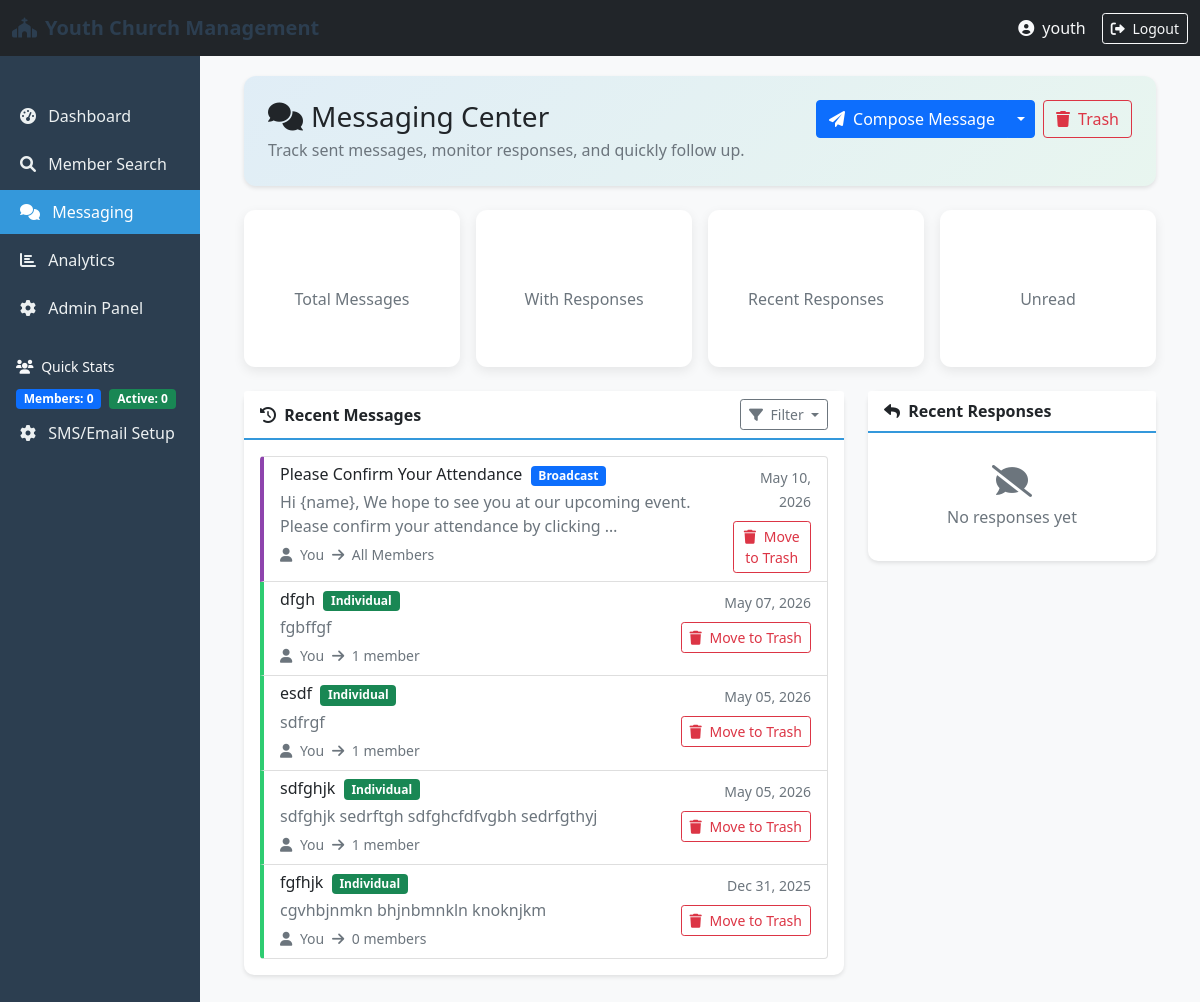
The app's page /portal/messaging/ (signed in) with its own data.
### messaging/models.py (models this page shows, shortened)
class Message(models.Model):
    MESSAGE_TYPE_CHOICES = [
        ('broadcast', 'Broadcast to All'),
        ('group', 'Group Message'),
        ('individual', 'Individual Message'),
    ]
    id = models.UUIDField(primary_key=True, default=uuid.uuid4, editable=False)
    sender = models.ForeignKey(User, on_delete=models.CASCADE, related_name='sent_messages')
    message_type = models.CharField(max_length=20, choices=MESSAGE_TYPE_CHOICES, default='broadcast')
    subject = models.CharField(max_length=200)
    content = models.TextField()
    allow_member_replies = models.BooleanField(default=False)
    reply_token = models.UUIDField(default=uuid.uuid4, editable=False)
    recipients = models.ManyToManyField(Member, related_name='received_messages', blank=True)
    is_broadcast = models.BooleanField(default=False)
    is_sent = models.BooleanField(default=False)
    is_delivered = models.BooleanField(default=False)
    created_at = models.DateTimeField(auto_now_add=True)
    scheduled_for = models.DateTimeField(null=True, blank=True)
    sent_at = models.DateTimeField(null=True, blank=True)
    sms_sent = models.BooleanField(default=False)
    whatsapp_sent = models.BooleanField(default=False)
    is_deleted = models.BooleanField(default=False)
    deleted_at = models.DateTimeField(null=True, blank=True)
    class Meta:
        ordering = ['-created_at']

### portal/views.py (the view)
# urls.py: path('messaging/', views.messaging_dashboard, name='messaging_dashboard'),
@staff_member_required
def messaging_dashboard(request):
    from messaging.models import MessageTemplate, MessageResponse
    sent_messages = Message.objects.filter(is_deleted=False).order_by('-created_at')
    messages_with_responses = Message.objects.filter(
        responses__is_deleted=False,
        is_deleted=False,
    ).distinct().order_by('-created_at')
    recent_responses = MessageResponse.objects.filter(
        is_deleted=False
    ).select_related('respondent', 'message').order_by('-created_at')[:10]
    unread_responses = MessageResponse.objects.filter(
        is_deleted=False,
        admin_reply='',
    ).count()
    templates = MessageTemplate.objects.filter(
        is_active=True).order_by('-updated_at')
    context = {
        'sent_messages': sent_messages,
        'total_messages_count': sent_messages.count(),
        'messages_with_responses_count': messages_with_responses.count(),
        'recent_responses': recent_responses,
        'recent_responses_count': recent_responses.count(),
        'unread_responses_count': unread_responses,
        'templates': templates,
        'templates_count': templates.count(),
    }
    return render(request, 'portal/messaging_dashboard.html', context)

### templates/portal/messaging_dashboard.html (shortened to what this page needs)
{% extends 'base.html' %}
{% block content %}
<div class="messaging-page">
    <div class="card header-card mb-4">
        <div class="card-body p-4">
            <div class="d-flex justify-content-between flex-wrap align-items-start gap-3">
                <div>
                    <h1 class="h3 mb-1"><i class="fas fa-comments me-2"></i>Messaging Center</h1>
                    <p class="text-muted mb-0">Track sent messages, monitor responses, and quickly follow up.</p>
                </div>
                <div class="btn-toolbar mb-0 gap-2">
                    <div class="btn-group" role="group">
                        <a href="{% url 'compose_message' %}" class="btn btn-primary">
                            <i class="fas fa-paper-plane me-1"></i> Compose Message
                        </a>
                        <button class="btn btn-primary dropdown-toggle dropdown-toggle-split" id="templateDropdown" type="button" data-bs-toggle="dropdown" aria-expanded="false">
                        </button>
                    </div>
                    <a href="{% url 'trash_view' %}" class="btn btn-outline-danger">
                        <i class="fas fa-trash me-1"></i> Trash
                    </a>
                </div>
            </div>
        </div>
    </div>
<div class="row g-4">
    <div class="col-12">
        <div class="row g-3">
            <div class="col-6 col-lg-3">
                <div class="card text-center stat-card h-100">
                    <div class="card-body">
                        <h3>{{ total_messages_count }}</h3>
                        <p class="text-muted mb-0">Total Messages</p>
                    </div>
                </div>
            </div>
            <div class="col-6 col-lg-3">
                <div class="card text-center stat-card h-100">
                    <div class="card-body">
                        <h3>{{ messages_with_responses_count }}</h3>
                        <p class="text-muted mb-0">With Responses</p>
                    </div>
                </div>
            </div>
            <div class="col-6 col-lg-3">
                <div class="card text-center stat-card h-100">
                    <div class="card-body">
                        <h3>{{ recent_responses_count }}</h3>
                        <p class="text-muted mb-0">Recent Responses</p>
                    </div>
                </div>
            </div>
            <div class="col-6 col-lg-3">
                <div class="card text-center stat-card h-100">
                    <div class="card-body">
                        <h3>{{ unread_responses_count }}</h3>
                        <p class="text-muted mb-0">Unread</p>
                    </div>
                </div>
            </div>
        </div>
    </div>
    <div class="col-12 col-xl-8">
        <div class="card">
            <div class="card-header d-flex justify-content-between align-items-center">
                <span><i class="fas fa-history me-1"></i> Recent Messages</span>
                <div class="dropdown">
                    <button class="btn btn-outline-secondary btn-sm dropdown-toggle" type="button" data-bs-toggle="dropdown">
                        <i class="fas fa-filter me-1"></i> Filter
                    </button>
                </div>
            </div>
            <div class="card-body">
                {% if sent_messages %}
                <div class="list-group">
                    {% for message in sent_messages|slice:":10" %}
                    <a href="{% url 'message_responses' message.id %}"
                       class="list-group-item list-group-item-action message-card {% if message.is_broadcast %}broadcast{% else %}individual{% endif %}">
                        <div class="d-flex w-100 justify-content-between">
                            <div class="flex-grow-1">
                                <h6 class="mb-1">
                                    {{ message.subject }}
                                    {% if message.is_broadcast %}
                                    <span class="badge bg-primary ms-1">Broadcast</span>
                                    {% else %}
                                    <span class="badge bg-success ms-1">Individual</span>
                                    {% endif %}
                                </h6>
                                <p class="mb-1 text-muted">{{ message.content|truncatechars:100 }}</p>
                                <small class="text-muted">
                                    <i class="fas fa-user me-1"></i> You
                                    <i class="fas fa-arrow-right mx-1"></i>
                                    {% if message.is_broadcast %}
                                    All Members
                                    {% else %}
                                    {{ message.recipients.count }} member{{ message.recipients.count|pluralize }}
                                    {% endif %}
                                </small>
                            </div>
                            <div class="text-end">
                                <div class="mb-2">
                                    <small class="text-muted">{{ message.created_at|date:"M d, Y" }}</small>
                                </div>
                                <div class="mt-2">
                                    <form method="post" action="{% url 'delete_message' message.id %}" onsubmit="return confirm('Move this message to trash?');">
                                        <button type="submit" class="btn btn-sm btn-outline-danger">
                                            <i class="fas fa-trash me-1"></i> Move to Trash
                                        </button>
                                    </form>
                                </div>
                            </div>
                        </div>
                    </a>
                    {% endfor %}
                </div>
                {% endif %}
            </div>
        </div>
    </div>
    <div class="col-12 col-xl-4">
        <div class="card">
            <div class="card-header">
                <i class="fas fa-reply me-1"></i> Recent Responses
            </div>
            <div class="card-body">
                {% if recent_responses %}
                <div class="list-group">
                    {% for response in recent_responses %}
                    <div class="list-group-item">
                        <div class="d-flex align-items-start">
                            {% if response.respondent.photo %}
                            <img src="{{ response.respondent.photo.url }}" class="profile-img-sm me-3">
                            {% else %}
                            <img src="/static/images/default_profile.png" class="profile-img-sm me-3">
                            {% endif %}
                            <div class="flex-grow-1">
                                <h6 class="mb-1">{{ response.respondent.full_name }}</h6>
                                <p class="mb-1 small">{{ response.response_content|truncatechars:50 }}</p>
                                <small class="text-muted d-block">
                                    {% if response.respondent_phone %}
                                    {{ response.respondent_phone }} ·
                                    {% elif response.respondent.phone_number %}
                                    {{ response.respondent.phone_number }} ·
                                    {% endif %}
                                    Re: {{ response.message.subject|truncatechars:30 }}
                                </small>
                            </div>
                            <a href="{% url 'message_responses' response.message.id %}#response-{{ response.id }}"
                               class="btn btn-sm btn-outline-primary">
                                <i class="fas fa-eye"></i>
                            </a>
                            <form method="post" action="{% url 'delete_message_response' response.id %}" class="ms-1" onsubmit="return confirm('Move this response to trash?');">
                                {% csrf_token %}
                                <input type="hidden" name="next" value="{% url 'messaging_dashboard' %}">
                                <button type="submit" class="btn btn-sm btn-outline-danger" title="Move to trash">
                                    <i class="fas fa-trash"></i>
                                </button>
                            </form>
                        </div>
                    </div>
                    {% endfor %}
                </div>
                {% else %}
                <div class="text-center py-3">
                    <i class="fas fa-comment-slash fa-2x text-muted mb-2"></i>
                    <p class="text-muted mb-0">No responses yet</p>
                </div>
                {% endif %}
            </div>
        </div>
    </div>
</div>
</div>
{% endblock %}

### templates/base.html (shortened to what this page needs)
{% load static %}
<!DOCTYPE html>
<html lang="en">
<head>
    <link href="https://cdn.jsdelivr.net/npm/bootstrap@5.1.3/dist/css/bootstrap.min.css" rel="stylesheet">
    <link rel="stylesheet" href="https://cdnjs.cloudflare.com/ajax/libs/font-awesome/6.0.0/css/all.min.css">
</head>
<body>
    <nav class="navbar navbar-expand-lg navbar-dark bg-dark">
        <div class="container-fluid">
            <a class="navbar-brand" href="{% url 'admin_portal' %}">
                <i class="fas fa-church me-2"></i>Youth Church Management
            </a>
            <div class="d-flex align-items-center">
                <span class="text-light me-3">
                    <i class="fas fa-user-circle me-1"></i> {{ user.username }}
                </span>
                <a href="{% url 'logout' %}" class="btn btn-outline-light btn-sm">
                    <i class="fas fa-sign-out-alt me-1"></i> Logout
                </a>
            </div>
        </div>
    </nav>
    <div class="container-fluid">
        <div class="row">
            <div id="sidebarMenu" class="col-12 col-md-3 col-lg-2 d-md-block sidebar collapse">
                <div class="position-sticky pt-3">
                    <ul class="nav flex-column">
                        <li class="nav-item">
                            <a class="nav-link {% if request.resolver_match.url_name == 'admin_portal' %}active{% endif %}"
                               href="{% url 'admin_portal' %}">
                                <i class="fas fa-tachometer-alt me-2"></i> Dashboard
                            </a>
                        </li>
                        <li class="nav-item">
                            <a class="nav-link {% if request.resolver_match.url_name == 'member_search' %}active{% endif %}"
                               href="{% url 'member_search' %}">
                                <i class="fas fa-search me-2"></i> Member Search
                            </a>
                        </li>
                        <li class="nav-item">
                            <a class="nav-link {% if 'messaging' in request.resolver_match.url_name %}active{% endif %}"
                               href="{% url 'messaging_dashboard' %}">
                                <i class="fas fa-comments me-2"></i> Messaging
                            </a>
                        </li>
                        <li class="nav-item">
                            <a class="nav-link {% if request.resolver_match.url_name == 'analytics_dashboard' %}active{% endif %}"
                               href="{% url 'analytics_dashboard' %}">
                                <i class="fas fa-chart-bar me-2"></i> Analytics
                            </a>
                        </li>
                        <li class="nav-item">
                            <a class="nav-link" href="/admin/" target="_blank">
                                <i class="fas fa-cog me-2"></i> Admin Panel
                            </a>
                        </li>
                        <li class="nav-item mt-4">
                            <div class="text-light px-3 small">
                                <i class="fas fa-users me-1"></i> Quick Stats
                            </div>
                            <div class="px-3 mt-2">
                                <span class="badge bg-primary">Members: {{ total_members|default:0 }}</span>
                                <span class="badge bg-success ms-1">Active: {{ active_members|default:0 }}</span>
                            </div>
                        </li>
                        <li class="nav-item">
                            <a class="nav-link" href="{% url 'setup_sms_email' %}"><i class="fas fa-cog me-2"></i>
                                SMS/Email Setup
                            </a>
                        </li>
                    </ul>
                </div>
            </div>
            <main class="col-md-9 ms-sm-auto col-lg-10 px-md-4">
                <div class="content">
                    {% block content %}{% endblock %}
                </div>
            </main>
        </div>
    </div>
</body>
</html>

### records on screen
Message: subject "Please Confirm Your Attendance", is_broadcast "Broadcast", content "Hi {name}, We hope to see you at our upcoming event. Please confirm your attendance by clicking …", created_at "May 10, 2026"
Message: subject "dfgh", is_broadcast "Individual", content "fgbffgf", recipients.count "1", created_at "May 07, 2026"
Message: subject "esdf", is_broadcast "Individual", content "sdfrgf", recipients.count "1", created_at "May 05, 2026"
Message: subject "sdfghjk", is_broadcast "Individual", content "sdfghjk sedrftgh sdfghcfdfvgbh sedrfgthyj", recipients.count "1", created_at "May 05, 2026"
Message: subject "fgfhjk", is_broadcast "Individual", content "cgvhbjnmkn bhjnbmnkln knoknjkm", recipients.count "0", created_at "Dec 31, 2025"

### other values on screen
{{ user.username }} "youth"
{{ total_members|default:0 }} "0"
{{ active_members|default:0 }} "0"
